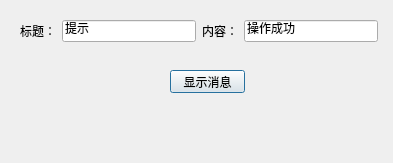
<?xml version="1.0" encoding="UTF-8"?>
<ui version="4.0">
 <class>Demo_RightDownMessageBox</class>
 <widget class="QDialog" name="Demo_RightDownMessageBox">
  <property name="geometry">
   <rect>
    <x>0</x>
    <y>0</y>
    <width>393</width>
    <height>163</height>
   </rect>
  </property>
  <property name="windowTitle">
   <string>Dialog</string>
  </property>
  <widget class="QPushButton" name="pushButton">
   <property name="geometry">
    <rect>
     <x>170</x>
     <y>70</y>
     <width>75</width>
     <height>23</height>
    </rect>
   </property>
   <property name="text">
    <string>显示消息</string>
   </property>
  </widget>
  <widget class="QWidget" name="">
   <property name="geometry">
    <rect>
     <x>20</x>
     <y>20</y>
     <width>358</width>
     <height>22</height>
    </rect>
   </property>
   <layout class="QHBoxLayout" name="horizontalLayout">
    <item>
     <widget class="QLabel" name="label">
      <property name="text">
       <string>标题：</string>
      </property>
     </widget>
    </item>
    <item>
     <widget class="QLineEdit" name="lineEdit">
      <property name="text">
       <string>提示</string>
      </property>
     </widget>
    </item>
    <item>
     <widget class="QLabel" name="label_2">
      <property name="text">
       <string>内容：</string>
      </property>
     </widget>
    </item>
    <item>
     <widget class="QLineEdit" name="lineEdit_2">
      <property name="text">
       <string>操作成功</string>
      </property>
     </widget>
    </item>
   </layout>
  </widget>
 </widget>
 <resources/>
 <connections/>
</ui>
